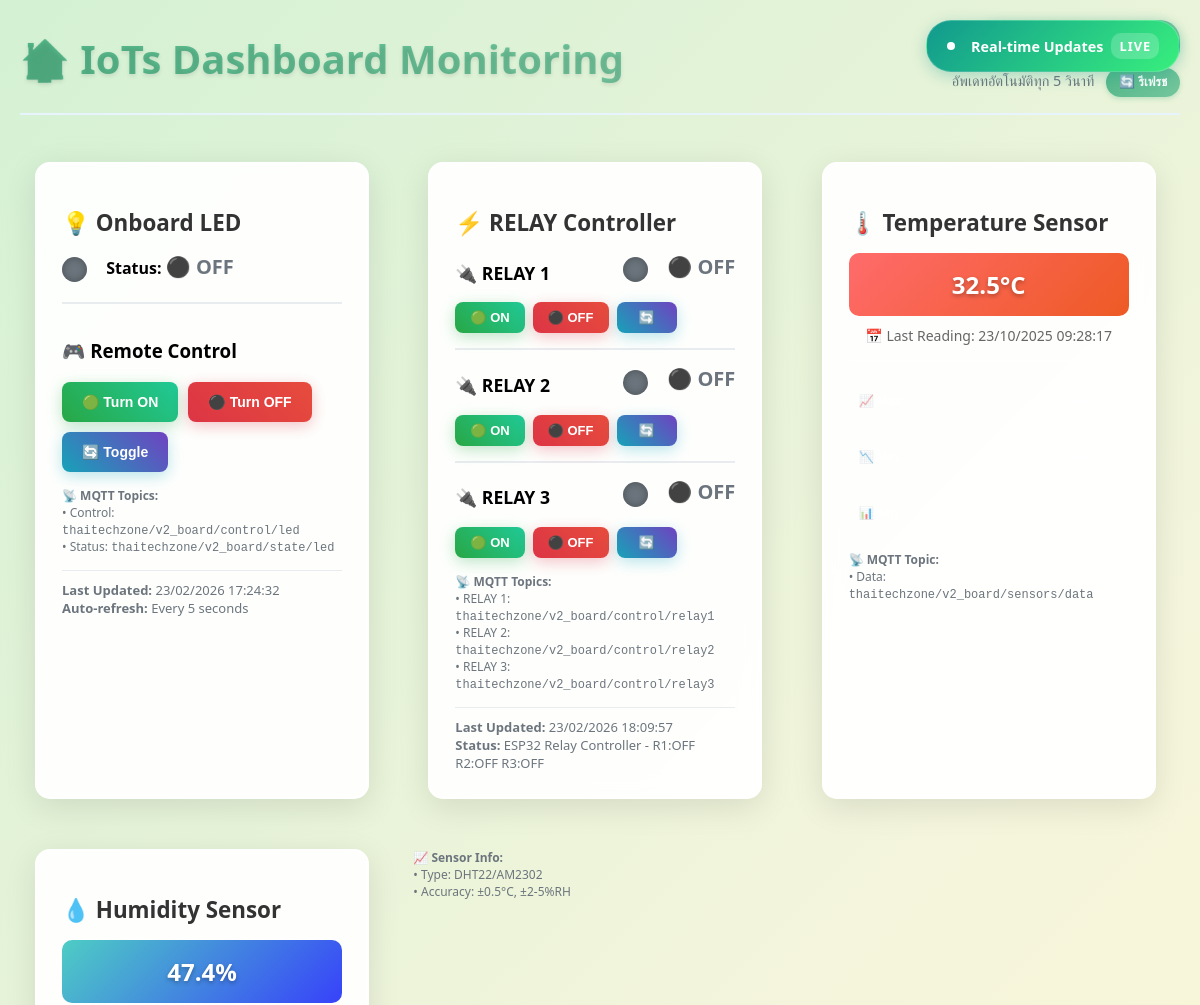
The app's page /complex/ (upper part), older data.
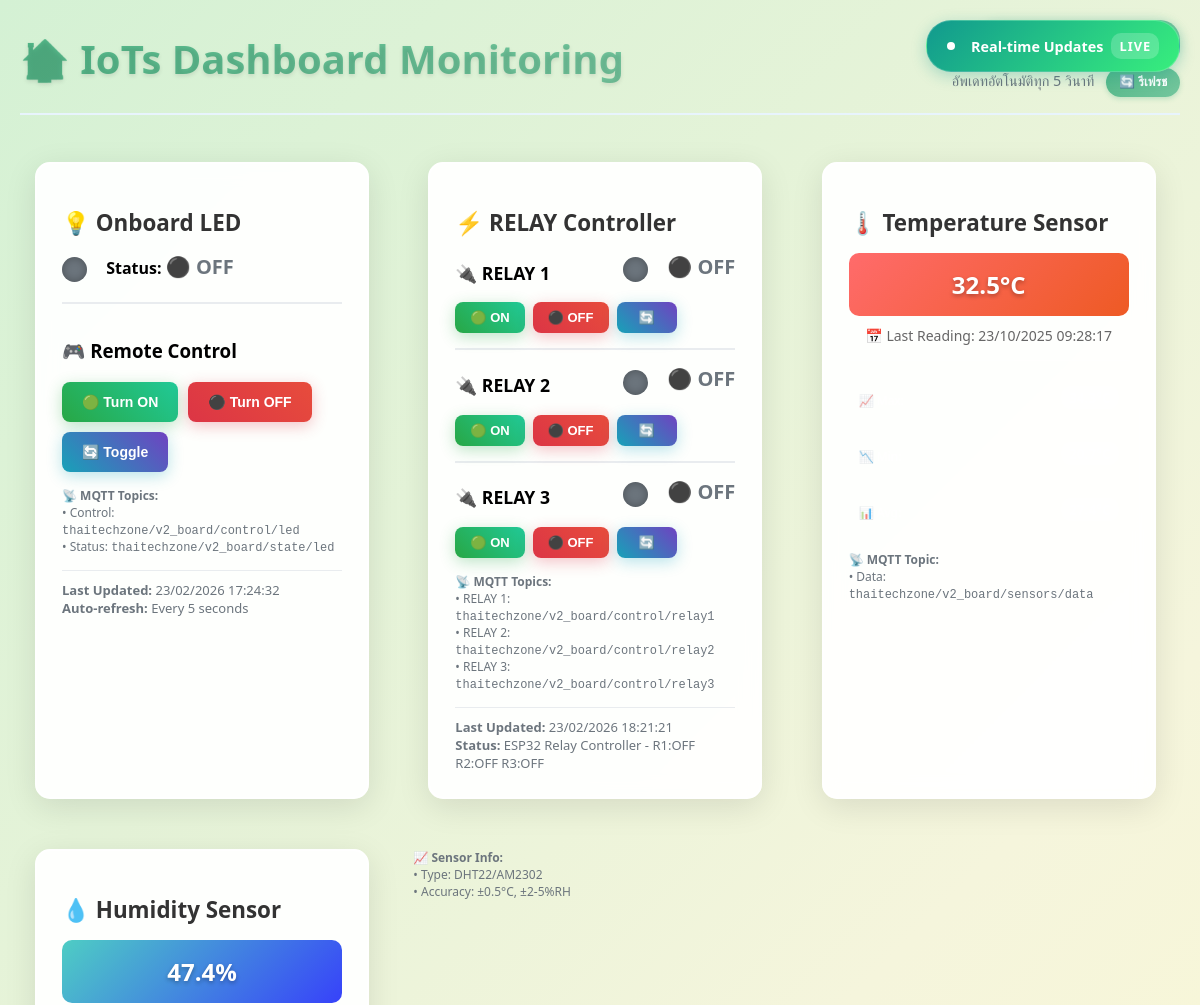
The same page, newer data.
### iot_dashboard/models.py (models this page shows, shortened)
class Relay(models.Model):
    name = models.CharField(max_length=100, default="Relay Control")
    relay1_status = models.BooleanField(default=False, verbose_name="RELAY 1")
    relay2_status = models.BooleanField(default=False, verbose_name="RELAY 2")
    relay3_status = models.BooleanField(default=False, verbose_name="RELAY 3")
    last_updated = models.DateTimeField(default=timezone.now)
    created_at = models.DateTimeField(default=timezone.now)
    class Meta:
        verbose_name = "Relay Controller"
        verbose_name_plural = "Relay Controllers"
    def __str__(self):
        return f"{self.name} - R1:{'ON' if self.relay1_status else 'OFF'} R2:{'ON' if self.relay2_status else 'OFF'} R3:{'ON' if self.relay3_status else 'OFF'}"

### iot_dashboard/views.py (the view)
# urls.py: path('complex/', views.dashboard_view, name='dashboard'),
def dashboard_view(request):
    led_device, created = Device.objects.get_or_create(name="Onboard LED")
    relay_controller, created = Relay.objects.get_or_create(
        name="ESP32 Relay Controller",
        defaults={
            'relay1_status': False,
            'relay2_status': False,
            'relay3_status': False
        }
    )
    latest_sensor = SensorData.objects.order_by('-timestamp').first()
    recent_sensors = SensorData.objects.order_by('-timestamp')[:20]
    thai_tz = pytz.timezone('Asia/Bangkok')
    sensor_stats = {
        'total_readings': SensorData.objects.count(),
        'latest_temp': None,
        'latest_humidity': None,
        'temp_stats': {'min': 0, 'max': 0, 'avg': 0},
        'humidity_stats': {'min': 0, 'max': 0, 'avg': 0}
    }
    if latest_sensor:
        sensor_stats['latest_temp'] = latest_sensor.temperature
        sensor_stats['latest_humidity'] = latest_sensor.humidity
    temp_data = SensorData.objects.filter(temperature__isnull=False).order_by('-timestamp')[:50]
    if temp_data.exists():
        temps = [s.temperature for s in temp_data]
        sensor_stats['temp_stats'] = {
            'min': min(temps),
            'max': max(temps),
            'avg': sum(temps) / len(temps)
        }
    humidity_data = SensorData.objects.filter(humidity__isnull=False).order_by('-timestamp')[:50]
    if humidity_data.exists():
        humidities = [s.humidity for s in humidity_data]
        sensor_stats['humidity_stats'] = {
            'min': min(humidities),
            'max': max(humidities),
            'avg': sum(humidities) / len(humidities)
        }
    mqtt_manager = get_mqtt_manager()
    mqtt_status = mqtt_manager.get_status()
    context = {
        'led': led_device,
        'relay': relay_controller,
        'latest_sensor': latest_sensor,
        'recent_sensors': recent_sensors,  # Send original model objects
        'sensor_stats': sensor_stats,
        'mqtt_status': mqtt_status,
        'last_updated': timezone.now().astimezone(thai_tz).strftime("%d/%m/%Y %H:%M:%S"),
        'current_time': timezone.now().astimezone(thai_tz),
        'thai_tz': thai_tz,  # Send timezone for template use
    }
    return render(request, 'iot_dashboard/dashboard.html', context)

### iot_dashboard/models.py (called while the page is built)
    def get_temperature_display(self):
        if self.temperature is not None:
            if self.temperature > 30:
                return f"🔥 {self.temperature:.1f}°C"
            elif self.temperature < 20:
                return f"❄️ {self.temperature:.1f}°C"
            else:
                return f"🌡️ {self.temperature:.1f}°C"
        return "📊 ไม่มีข้อมูล"

    def get_humidity_display(self):
        if self.humidity is not None:
            if self.humidity > 70:
                return f"💧 {self.humidity:.1f}%"
            elif self.humidity < 30:
                return f"🏜️ {self.humidity:.1f}%"
            else:
                return f"💨 {self.humidity:.1f}%"
        return "📊 ไม่มีข้อมูล"

### iot_dashboard/mqtt_manager.py (called while the page is built)
def get_mqtt_manager():
    global mqtt_manager
    if mqtt_manager is None:
        mqtt_manager = MQTTManager()
    return mqtt_manager

### iot_dashboard/templatetags/timezone_filters.py (called while the page is built)
@register.filter
def thai_time_format(value, format_string="%H:%M:%S"):
    if value:
        thai_tz = pytz.timezone('Asia/Bangkok')
        if timezone.is_aware(value):
            thai_time = value.astimezone(thai_tz)
        else:
            thai_time = thai_tz.localize(value)
        return thai_time.strftime(format_string)
    return ""

### iot_dashboard/templates/iot_dashboard/dashboard.html (shortened to what the changed rows need)
{% load static %}
{% load timezone_filters %}
<!DOCTYPE html>
<html lang="en">
<head>
    <link rel="stylesheet" type="text/css" href="{% static 'iot_dashboard/dashboard.css' %}">
</head>
<body>
    <div class="dashboard-container">
        <div class="dashboard-header">
            <h1>🏠 IoTs Dashboard Monitoring</h1>
        </div>
        <div class="dashboard-grid">
            <div class="device">
                <h2>💡 {{ led.name }}</h2>
            </div>
            <div class="device">
                <h2>⚡ RELAY Controller</h2>
                <div class="relay-control-item">
                    <div class="relay-header">
                    </div>
                    <div class="control-buttons" style="margin-top: 10px;">
                    </div>
                </div>
                <hr style="margin: 15px 0; border: 1px solid #e9ecef;">
                <div class="relay-control-item">
                    <div class="relay-header">
                    </div>
                    <div class="control-buttons" style="margin-top: 10px;">
                    </div>
                </div>
                <hr style="margin: 15px 0; border: 1px solid #e9ecef;">
                <div class="relay-control-item">
                    <div class="relay-header">
                    </div>
                    <div class="control-buttons" style="margin-top: 10px;">
                    </div>
                </div>
                <div style="margin-top: 15px; font-size: 12px; color: #6c757d;">
                    <strong>📡 MQTT Topics:</strong><br>
                    • RELAY 1: <code>thaitechzone/v2_board/control/relay1</code><br>
                    • RELAY 2: <code>thaitechzone/v2_board/control/relay2</code><br>
                    • RELAY 3: <code>thaitechzone/v2_board/control/relay3</code>
                </div>
                <div class="last-updated">
                    <strong>Last Updated:</strong> {{ relay.last_updated|thai_time_format:"%d/%m/%Y %H:%M:%S" }}<br>
                    <strong>Status:</strong> {{ relay }}
                </div>
            </div>
            <div class="sensor-card">
                <h2>🌡️ Temperature Sensor</h2>
            </div>
            <div class="sensor-card">
                <h2>💧 Humidity Sensor</h2>
            </div>
            </div>
        </div>
</body>
</html>

Row changes from the older to the newer data that the page shows:
changed Relay "ESP32 Relay Controller - R1:OFF R2:OFF R3:OFF": last_updated|thai_time_format "23/02/2026 18:09:57" → "23/02/2026 18:21:21"
